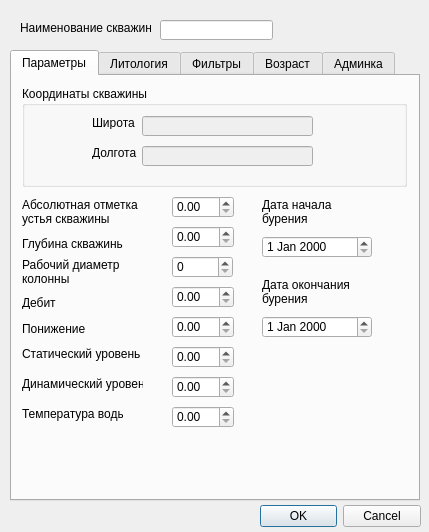
<?xml version="1.0" encoding="UTF-8"?>
<ui version="4.0">
 <class>Dialog</class>
 <widget class="QDialog" name="Dialog">
  <property name="geometry">
   <rect>
    <x>0</x>
    <y>0</y>
    <width>429</width>
    <height>532</height>
   </rect>
  </property>
  <property name="windowTitle">
   <string>Паспорт скважины</string>
  </property>
  <widget class="QDialogButtonBox" name="buttonBox">
   <property name="geometry">
    <rect>
     <x>260</x>
     <y>500</y>
     <width>161</width>
     <height>32</height>
    </rect>
   </property>
   <property name="orientation">
    <enum>Qt::Horizontal</enum>
   </property>
   <property name="standardButtons">
    <set>QDialogButtonBox::Cancel|QDialogButtonBox::Ok</set>
   </property>
  </widget>
  <widget class="QLabel" name="name_wells">
   <property name="geometry">
    <rect>
     <x>20</x>
     <y>20</y>
     <width>131</width>
     <height>16</height>
    </rect>
   </property>
   <property name="text">
    <string>Наименование скважины</string>
   </property>
  </widget>
  <widget class="QLineEdit" name="name_lineEdit">
   <property name="geometry">
    <rect>
     <x>160</x>
     <y>20</y>
     <width>113</width>
     <height>20</height>
    </rect>
   </property>
   <property name="alignment">
    <set>Qt::AlignRight|Qt::AlignTrailing|Qt::AlignVCenter</set>
   </property>
  </widget>
  <widget class="QTabWidget" name="wells_tabWidget">
   <property name="geometry">
    <rect>
     <x>10</x>
     <y>50</y>
     <width>410</width>
     <height>451</height>
    </rect>
   </property>
   <property name="currentIndex">
    <number>0</number>
   </property>
   <widget class="QWidget" name="tab_data">
    <attribute name="title">
     <string>Параметры</string>
    </attribute>
    <widget class="QLabel" name="alt_wells">
     <property name="geometry">
      <rect>
       <x>10</x>
       <y>120</y>
       <width>121</width>
       <height>31</height>
      </rect>
     </property>
     <property name="text">
      <string>Абсолютная отметка
устья скважины</string>
     </property>
    </widget>
    <widget class="QLabel" name="depth_wells">
     <property name="geometry">
      <rect>
       <x>10</x>
       <y>160</y>
       <width>101</width>
       <height>16</height>
      </rect>
     </property>
     <property name="text">
      <string>Глубина скважины</string>
     </property>
    </widget>
    <widget class="QGroupBox" name="coord_wells_2">
     <property name="geometry">
      <rect>
       <x>10</x>
       <y>10</y>
       <width>385</width>
       <height>101</height>
      </rect>
     </property>
     <property name="title">
      <string>Координаты скважины</string>
     </property>
     <widget class="QLineEdit" name="lat_lineEdit">
      <property name="enabled">
       <bool>false</bool>
      </property>
      <property name="geometry">
       <rect>
        <x>120</x>
        <y>60</y>
        <width>171</width>
        <height>20</height>
       </rect>
      </property>
      <property name="alignment">
       <set>Qt::AlignRight|Qt::AlignTrailing|Qt::AlignVCenter</set>
      </property>
     </widget>
     <widget class="QLabel" name="y_wells">
      <property name="geometry">
       <rect>
        <x>70</x>
        <y>30</y>
        <width>47</width>
        <height>13</height>
       </rect>
      </property>
      <property name="text">
       <string>Широта</string>
      </property>
     </widget>
     <widget class="QLineEdit" name="long_lineEdit">
      <property name="enabled">
       <bool>false</bool>
      </property>
      <property name="geometry">
       <rect>
        <x>120</x>
        <y>30</y>
        <width>171</width>
        <height>20</height>
       </rect>
      </property>
      <property name="alignment">
       <set>Qt::AlignRight|Qt::AlignTrailing|Qt::AlignVCenter</set>
      </property>
     </widget>
     <widget class="QLabel" name="x_wells">
      <property name="geometry">
       <rect>
        <x>70</x>
        <y>60</y>
        <width>47</width>
        <height>13</height>
       </rect>
      </property>
      <property name="text">
       <string>Долгота</string>
      </property>
     </widget>
    </widget>
    <widget class="QLabel" name="debit">
     <property name="geometry">
      <rect>
       <x>10</x>
       <y>220</y>
       <width>47</width>
       <height>13</height>
      </rect>
     </property>
     <property name="text">
      <string>Дебит</string>
     </property>
    </widget>
    <widget class="QLabel" name="decrease">
     <property name="geometry">
      <rect>
       <x>10</x>
       <y>245</y>
       <width>81</width>
       <height>16</height>
      </rect>
     </property>
     <property name="text">
      <string>Понижение</string>
     </property>
    </widget>
    <widget class="QLabel" name="stat_lev">
     <property name="geometry">
      <rect>
       <x>10</x>
       <y>270</y>
       <width>121</width>
       <height>16</height>
      </rect>
     </property>
     <property name="text">
      <string>Статический уровень</string>
     </property>
    </widget>
    <widget class="QLabel" name="dinam_lev">
     <property name="geometry">
      <rect>
       <x>10</x>
       <y>300</y>
       <width>121</width>
       <height>16</height>
      </rect>
     </property>
     <property name="text">
      <string>Динамический уровень</string>
     </property>
    </widget>
    <widget class="QLabel" name="work_diam">
     <property name="geometry">
      <rect>
       <x>10</x>
       <y>180</y>
       <width>111</width>
       <height>31</height>
      </rect>
     </property>
     <property name="text">
      <string>Рабочий диаметр 
колонны</string>
     </property>
    </widget>
    <widget class="QLabel" name="temp_c">
     <property name="geometry">
      <rect>
       <x>10</x>
       <y>330</y>
       <width>101</width>
       <height>16</height>
      </rect>
     </property>
     <property name="text">
      <string>Температура воды</string>
     </property>
    </widget>
    <widget class="QLabel" name="data_beg">
     <property name="geometry">
      <rect>
       <x>250</x>
       <y>120</y>
       <width>81</width>
       <height>31</height>
      </rect>
     </property>
     <property name="text">
      <string>Дата начала
бурения</string>
     </property>
    </widget>
    <widget class="QLabel" name="data_end">
     <property name="geometry">
      <rect>
       <x>250</x>
       <y>200</y>
       <width>91</width>
       <height>31</height>
      </rect>
     </property>
     <property name="text">
      <string>Дата окончания
бурения</string>
     </property>
    </widget>
    <widget class="QDoubleSpinBox" name="decrease_doubleSpinBox">
     <property name="geometry">
      <rect>
       <x>160</x>
       <y>240</y>
       <width>62</width>
       <height>22</height>
      </rect>
     </property>
    </widget>
    <widget class="QDoubleSpinBox" name="debit_doubleSpinBox">
     <property name="geometry">
      <rect>
       <x>160</x>
       <y>210</y>
       <width>62</width>
       <height>22</height>
      </rect>
     </property>
    </widget>
    <widget class="QDoubleSpinBox" name="stat_lev_doubleSpinBox">
     <property name="geometry">
      <rect>
       <x>160</x>
       <y>270</y>
       <width>62</width>
       <height>22</height>
      </rect>
     </property>
    </widget>
    <widget class="QDoubleSpinBox" name="dinam_lev_doubleSpinBox">
     <property name="geometry">
      <rect>
       <x>160</x>
       <y>300</y>
       <width>62</width>
       <height>22</height>
      </rect>
     </property>
    </widget>
    <widget class="QDoubleSpinBox" name="temp_c_doubleSpinBox">
     <property name="geometry">
      <rect>
       <x>160</x>
       <y>330</y>
       <width>62</width>
       <height>22</height>
      </rect>
     </property>
    </widget>
    <widget class="QSpinBox" name="work_diam_spinBox">
     <property name="geometry">
      <rect>
       <x>160</x>
       <y>180</y>
       <width>61</width>
       <height>22</height>
      </rect>
     </property>
    </widget>
    <widget class="QDateEdit" name="begin_dateEdit">
     <property name="geometry">
      <rect>
       <x>250</x>
       <y>160</y>
       <width>110</width>
       <height>22</height>
      </rect>
     </property>
    </widget>
    <widget class="QDateEdit" name="end_dateEdit">
     <property name="geometry">
      <rect>
       <x>250</x>
       <y>240</y>
       <width>110</width>
       <height>22</height>
      </rect>
     </property>
    </widget>
    <widget class="QDoubleSpinBox" name="depth_doubleSpinBox">
     <property name="geometry">
      <rect>
       <x>160</x>
       <y>150</y>
       <width>62</width>
       <height>22</height>
      </rect>
     </property>
    </widget>
    <widget class="QDoubleSpinBox" name="abs_alt_doubleSpinBox">
     <property name="geometry">
      <rect>
       <x>160</x>
       <y>120</y>
       <width>62</width>
       <height>22</height>
      </rect>
     </property>
    </widget>
   </widget>
   <widget class="QWidget" name="tab_litol">
    <attribute name="title">
     <string>Литология</string>
    </attribute>
    <widget class="QComboBox" name="litol_comboBox">
     <property name="geometry">
      <rect>
       <x>210</x>
       <y>310</y>
       <width>181</width>
       <height>22</height>
      </rect>
     </property>
    </widget>
    <widget class="QPushButton" name="add_litol_pushButton">
     <property name="geometry">
      <rect>
       <x>20</x>
       <y>310</y>
       <width>75</width>
       <height>23</height>
      </rect>
     </property>
     <property name="text">
      <string>Добавить</string>
     </property>
     <property name="icon">
      <iconset theme="add">
       <normaloff>.</normaloff>.</iconset>
     </property>
    </widget>
    <widget class="QPushButton" name="del_litol_pushButton">
     <property name="geometry">
      <rect>
       <x>100</x>
       <y>310</y>
       <width>75</width>
       <height>23</height>
      </rect>
     </property>
     <property name="text">
      <string>Удалить</string>
     </property>
    </widget>
    <widget class="QTableWidget" name="litol_tableWidget">
     <property name="geometry">
      <rect>
       <x>5</x>
       <y>5</y>
       <width>395</width>
       <height>291</height>
      </rect>
     </property>
     <attribute name="horizontalHeaderCascadingSectionResizes">
      <bool>true</bool>
     </attribute>
     <attribute name="horizontalHeaderDefaultSectionSize">
      <number>125</number>
     </attribute>
     <column>
      <property name="text">
       <string>Глубина
залегания</string>
      </property>
     </column>
     <column>
      <property name="text">
       <string>Описание</string>
      </property>
     </column>
     <column>
      <property name="text">
       <string>l_code</string>
      </property>
     </column>
    </widget>
   </widget>
   <widget class="QWidget" name="tab_filters">
    <attribute name="title">
     <string>Фильтры</string>
    </attribute>
    <widget class="QTableWidget" name="filters_tableWidget">
     <property name="geometry">
      <rect>
       <x>5</x>
       <y>5</y>
       <width>395</width>
       <height>371</height>
      </rect>
     </property>
     <attribute name="horizontalHeaderDefaultSectionSize">
      <number>90</number>
     </attribute>
     <attribute name="verticalHeaderDefaultSectionSize">
      <number>25</number>
     </attribute>
     <row>
      <property name="text">
       <string>Начало</string>
      </property>
     </row>
     <row>
      <property name="text">
       <string>Окончание</string>
      </property>
     </row>
     <row>
      <property name="text">
       <string>ph</string>
      </property>
     </row>
     <row>
      <property name="text">
       <string>Fe</string>
      </property>
     </row>
     <row>
      <property name="text">
       <string>Cl²</string>
      </property>
     </row>
     <row>
      <property name="text">
       <string>SO4</string>
      </property>
     </row>
     <row>
      <property name="text">
       <string>NO3</string>
      </property>
     </row>
     <row>
      <property name="text">
       <string>NO2</string>
      </property>
     </row>
     <row>
      <property name="text">
       <string>CO3</string>
      </property>
     </row>
     <row>
      <property name="text">
       <string>HCO3</string>
      </property>
     </row>
     <row>
      <property name="text">
       <string>F</string>
      </property>
     </row>
     <row>
      <property name="text">
       <string>I</string>
      </property>
     </row>
     <row>
      <property name="text">
       <string>Br</string>
      </property>
     </row>
     <row>
      <property name="text">
       <string>U</string>
      </property>
     </row>
    </widget>
    <widget class="QPushButton" name="add_filter_pushButton">
     <property name="geometry">
      <rect>
       <x>30</x>
       <y>390</y>
       <width>75</width>
       <height>23</height>
      </rect>
     </property>
     <property name="text">
      <string>Добавить</string>
     </property>
    </widget>
    <widget class="QPushButton" name="del_filter_pushButton">
     <property name="geometry">
      <rect>
       <x>110</x>
       <y>390</y>
       <width>75</width>
       <height>23</height>
      </rect>
     </property>
     <property name="text">
      <string>Удалить</string>
     </property>
    </widget>
   </widget>
   <widget class="QWidget" name="tab_age">
    <attribute name="title">
     <string>Возраст</string>
    </attribute>
    <widget class="QTableWidget" name="age_tableWidget">
     <property name="geometry">
      <rect>
       <x>5</x>
       <y>5</y>
       <width>395</width>
       <height>291</height>
      </rect>
     </property>
     <attribute name="horizontalHeaderDefaultSectionSize">
      <number>187</number>
     </attribute>
     <column>
      <property name="text">
       <string>Глубина</string>
      </property>
     </column>
     <column>
      <property name="text">
       <string>Возраст</string>
      </property>
     </column>
    </widget>
    <widget class="QPushButton" name="add_age_pushButton">
     <property name="geometry">
      <rect>
       <x>20</x>
       <y>310</y>
       <width>75</width>
       <height>23</height>
      </rect>
     </property>
     <property name="text">
      <string>Добавить</string>
     </property>
    </widget>
    <widget class="QPushButton" name="del_age_pushButton">
     <property name="geometry">
      <rect>
       <x>100</x>
       <y>310</y>
       <width>75</width>
       <height>23</height>
      </rect>
     </property>
     <property name="text">
      <string>Удалить</string>
     </property>
    </widget>
    <widget class="QComboBox" name="age_comboBox">
     <property name="geometry">
      <rect>
       <x>210</x>
       <y>310</y>
       <width>181</width>
       <height>22</height>
      </rect>
     </property>
    </widget>
   </widget>
   <widget class="QWidget" name="tab_adm">
    <attribute name="title">
     <string>Админка</string>
    </attribute>
    <widget class="QPushButton" name="clearTable_pushButton">
     <property name="geometry">
      <rect>
       <x>330</x>
       <y>10</y>
       <width>61</width>
       <height>51</height>
      </rect>
     </property>
     <property name="text">
      <string>Очистка
таблицы</string>
     </property>
    </widget>
    <widget class="QPushButton" name="creat_db_pushButton">
     <property name="geometry">
      <rect>
       <x>20</x>
       <y>20</y>
       <width>161</width>
       <height>23</height>
      </rect>
     </property>
     <property name="text">
      <string>Создать базу</string>
     </property>
    </widget>
   </widget>
  </widget>
 </widget>
 <resources/>
 <connections>
  <connection>
   <sender>buttonBox</sender>
   <signal>accepted()</signal>
   <receiver>Dialog</receiver>
   <slot>accept()</slot>
   <hints>
    <hint type="sourcelabel">
     <x>248</x>
     <y>254</y>
    </hint>
    <hint type="destinationlabel">
     <x>157</x>
     <y>274</y>
    </hint>
   </hints>
  </connection>
  <connection>
   <sender>buttonBox</sender>
   <signal>rejected()</signal>
   <receiver>Dialog</receiver>
   <slot>reject()</slot>
   <hints>
    <hint type="sourcelabel">
     <x>316</x>
     <y>260</y>
    </hint>
    <hint type="destinationlabel">
     <x>286</x>
     <y>274</y>
    </hint>
   </hints>
  </connection>
 </connections>
</ui>
